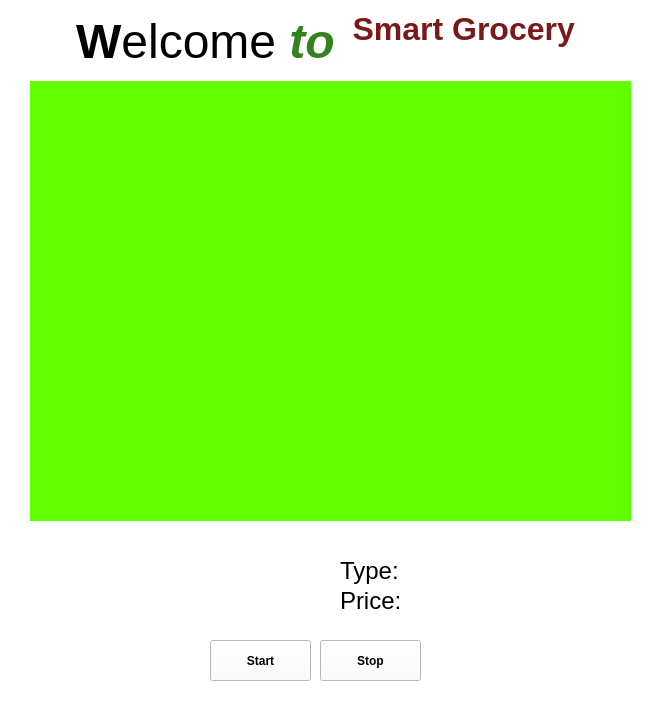
<?xml version="1.0" encoding="UTF-8"?>
<ui version="4.0">
 <class>MainWindow</class>
 <widget class="QMainWindow" name="MainWindow">
  <property name="geometry">
   <rect>
    <x>0</x>
    <y>0</y>
    <width>650</width>
    <height>724</height>
   </rect>
  </property>
  <property name="sizePolicy">
   <sizepolicy hsizetype="Fixed" vsizetype="Fixed">
    <horstretch>0</horstretch>
    <verstretch>0</verstretch>
   </sizepolicy>
  </property>
  <property name="cursor">
   <cursorShape>ArrowCursor</cursorShape>
  </property>
  <property name="windowTitle">
   <string>Smart Grocery </string>
  </property>
  <property name="styleSheet">
   <string notr="true">background-color: rgb(255, 255, 255);



</string>
  </property>
  <widget class="QWidget" name="centralwidget">
   <widget class="QLabel" name="video_lbl">
    <property name="geometry">
     <rect>
      <x>30</x>
      <y>80</y>
      <width>601</width>
      <height>441</height>
     </rect>
    </property>
    <property name="autoFillBackground">
     <bool>false</bool>
    </property>
    <property name="styleSheet">
     <string notr="true">background-color: rgb(98, 255, 0);

</string>
    </property>
    <property name="text">
     <string/>
    </property>
    <property name="pixmap">
     <pixmap resource="images.qrc">:/newPrefix/images/BG.jpg</pixmap>
    </property>
    <property name="scaledContents">
     <bool>true</bool>
    </property>
   </widget>
   <widget class="QLabel" name="label">
    <property name="geometry">
     <rect>
      <x>480</x>
      <y>110</y>
      <width>821</width>
      <height>671</height>
     </rect>
    </property>
    <property name="sizePolicy">
     <sizepolicy hsizetype="Expanding" vsizetype="Expanding">
      <horstretch>0</horstretch>
      <verstretch>0</verstretch>
     </sizepolicy>
    </property>
    <property name="styleSheet">
     <string notr="true">border-radius:30px;
color: rgb(255, 255, 255);

background-color: transparent;
</string>
    </property>
    <property name="text">
     <string/>
    </property>
   </widget>
   <widget class="QPushButton" name="pauseBtn">
    <property name="geometry">
     <rect>
      <x>320</x>
      <y>640</y>
      <width>101</width>
      <height>41</height>
     </rect>
    </property>
    <property name="font">
     <font>
      <weight>75</weight>
      <bold>true</bold>
     </font>
    </property>
    <property name="styleSheet">
     <string notr="true">background-color: rgb(255, 255, 255);</string>
    </property>
    <property name="text">
     <string>Stop</string>
    </property>
    <property name="icon">
     <iconset>
      <normalon>:/newPrefix/images/videoStop.jpg</normalon>
      <disabledon>:/newPrefix/E:/Mohammed/self learning/MSH_GitHub/Embedded systems/GUI_Interfaces_ES/Pyt5/lift/images/on.jpg</disabledon>
     </iconset>
    </property>
    <property name="iconSize">
     <size>
      <width>32</width>
      <height>32</height>
     </size>
    </property>
   </widget>
   <widget class="QPushButton" name="startBtn">
    <property name="geometry">
     <rect>
      <x>210</x>
      <y>640</y>
      <width>101</width>
      <height>41</height>
     </rect>
    </property>
    <property name="font">
     <font>
      <weight>75</weight>
      <bold>true</bold>
     </font>
    </property>
    <property name="styleSheet">
     <string notr="true">background-color: rgb(255, 255, 255);</string>
    </property>
    <property name="text">
     <string>Start</string>
    </property>
    <property name="icon">
     <iconset>
      <normalon>:/newPrefix/images/videoStart.jpg</normalon>
      <disabledon>:/newPrefix/E:/Mohammed/self learning/MSH_GitHub/Embedded systems/GUI_Interfaces_ES/Pyt5/lift/images/on.jpg</disabledon>
     </iconset>
    </property>
    <property name="iconSize">
     <size>
      <width>32</width>
      <height>32</height>
     </size>
    </property>
   </widget>
   <widget class="QLabel" name="productImg">
    <property name="geometry">
     <rect>
      <x>220</x>
      <y>540</y>
      <width>111</width>
      <height>91</height>
     </rect>
    </property>
    <property name="autoFillBackground">
     <bool>false</bool>
    </property>
    <property name="styleSheet">
     <string notr="true">background-image: url(:/newPrefix/images/BG.jpg);
border:none
</string>
    </property>
    <property name="text">
     <string/>
    </property>
    <property name="scaledContents">
     <bool>true</bool>
    </property>
   </widget>
   <widget class="QLabel" name="label_4">
    <property name="geometry">
     <rect>
      <x>340</x>
      <y>550</y>
      <width>61</width>
      <height>41</height>
     </rect>
    </property>
    <property name="font">
     <font>
      <pointsize>18</pointsize>
      <weight>50</weight>
      <bold>false</bold>
     </font>
    </property>
    <property name="styleSheet">
     <string notr="true">
background-color: transparent;</string>
    </property>
    <property name="text">
     <string>Type:</string>
    </property>
   </widget>
   <widget class="QLabel" name="label_5">
    <property name="geometry">
     <rect>
      <x>340</x>
      <y>580</y>
      <width>61</width>
      <height>41</height>
     </rect>
    </property>
    <property name="font">
     <font>
      <pointsize>18</pointsize>
      <weight>50</weight>
      <bold>false</bold>
     </font>
    </property>
    <property name="styleSheet">
     <string notr="true">
background-color: transparent;</string>
    </property>
    <property name="text">
     <string>Price:</string>
    </property>
   </widget>
   <widget class="QLabel" name="typeLbl">
    <property name="geometry">
     <rect>
      <x>410</x>
      <y>550</y>
      <width>191</width>
      <height>41</height>
     </rect>
    </property>
    <property name="font">
     <font>
      <pointsize>16</pointsize>
      <weight>50</weight>
      <bold>false</bold>
     </font>
    </property>
    <property name="styleSheet">
     <string notr="true">
background-color: transparent;</string>
    </property>
    <property name="text">
     <string/>
    </property>
   </widget>
   <widget class="QLabel" name="priceLbl">
    <property name="geometry">
     <rect>
      <x>410</x>
      <y>580</y>
      <width>171</width>
      <height>41</height>
     </rect>
    </property>
    <property name="font">
     <font>
      <pointsize>16</pointsize>
      <weight>50</weight>
      <bold>false</bold>
     </font>
    </property>
    <property name="styleSheet">
     <string notr="true">
background-color: transparent;</string>
    </property>
    <property name="text">
     <string/>
    </property>
   </widget>
   <widget class="QLabel" name="label_2">
    <property name="geometry">
     <rect>
      <x>0</x>
      <y>0</y>
      <width>641</width>
      <height>691</height>
     </rect>
    </property>
    <property name="styleSheet">
     <string notr="true">border-radius:2px;
background-color: rgb(255, 255, 255);</string>
    </property>
    <property name="text">
     <string/>
    </property>
   </widget>
   <widget class="QLabel" name="durationLbl">
    <property name="geometry">
     <rect>
      <x>430</x>
      <y>640</y>
      <width>131</width>
      <height>31</height>
     </rect>
    </property>
    <property name="text">
     <string/>
    </property>
   </widget>
   <widget class="QTextEdit" name="label_3">
    <property name="geometry">
     <rect>
      <x>10</x>
      <y>10</y>
      <width>631</width>
      <height>71</height>
     </rect>
    </property>
    <property name="styleSheet">
     <string notr="true">border:none</string>
    </property>
    <property name="html">
     <string>&lt;!DOCTYPE HTML PUBLIC &quot;-//W3C//DTD HTML 4.0//EN&quot; &quot;http://www.w3.org/TR/REC-html40/strict.dtd&quot;&gt;
&lt;html&gt;&lt;head&gt;&lt;meta name=&quot;qrichtext&quot; content=&quot;1&quot; /&gt;&lt;style type=&quot;text/css&quot;&gt;
p, li { white-space: pre-wrap; }
&lt;/style&gt;&lt;/head&gt;&lt;body style=&quot; font-family:'MS Shell Dlg 2'; font-size:8.25pt; font-weight:400; font-style:normal;&quot;&gt;
&lt;p align=&quot;center&quot; style=&quot; margin-top:0px; margin-bottom:0px; margin-left:0px; margin-right:0px; -qt-block-indent:0; text-indent:0px;&quot;&gt;&lt;span style=&quot; font-size:36pt; font-weight:600;&quot;&gt;W&lt;/span&gt;&lt;span style=&quot; font-size:36pt;&quot;&gt;elcome &lt;/span&gt;&lt;span style=&quot; font-size:36pt; font-weight:600; font-style:italic; color:#34811d;&quot;&gt;to&lt;/span&gt;&lt;span style=&quot; font-size:36pt; vertical-align:super;&quot;&gt;  &lt;/span&gt;&lt;span style=&quot; font-size:36pt; font-weight:600; color:#781a1a; vertical-align:super;&quot;&gt;Smart Grocery&lt;/span&gt;&lt;/p&gt;&lt;/body&gt;&lt;/html&gt;</string>
    </property>
   </widget>
   <zorder>label_2</zorder>
   <zorder>label</zorder>
   <zorder>video_lbl</zorder>
   <zorder>pauseBtn</zorder>
   <zorder>startBtn</zorder>
   <zorder>productImg</zorder>
   <zorder>label_4</zorder>
   <zorder>label_5</zorder>
   <zorder>typeLbl</zorder>
   <zorder>priceLbl</zorder>
   <zorder>durationLbl</zorder>
   <zorder>label_3</zorder>
  </widget>
  <widget class="QMenuBar" name="menubar">
   <property name="geometry">
    <rect>
     <x>0</x>
     <y>0</y>
     <width>650</width>
     <height>21</height>
    </rect>
   </property>
  </widget>
  <widget class="QStatusBar" name="statusbar"/>
 </widget>
 <tabstops>
  <tabstop>startBtn</tabstop>
  <tabstop>pauseBtn</tabstop>
 </tabstops>
 <resources>
  <include location="images.qrc"/>
 </resources>
 <connections/>
</ui>
